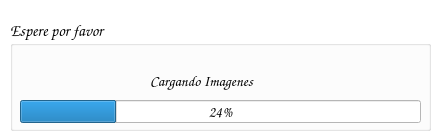
<?xml version="1.0" encoding="UTF-8"?>
<ui version="4.0">
 <class>loading</class>
 <widget class="QWidget" name="loading">
  <property name="geometry">
   <rect>
    <x>0</x>
    <y>0</y>
    <width>438</width>
    <height>140</height>
   </rect>
  </property>
  <property name="palette">
   <palette>
    <active>
     <colorrole role="Base">
      <brush brushstyle="SolidPattern">
       <color alpha="255">
        <red>255</red>
        <green>255</green>
        <blue>255</blue>
       </color>
      </brush>
     </colorrole>
     <colorrole role="Window">
      <brush brushstyle="SolidPattern">
       <color alpha="255">
        <red>255</red>
        <green>255</green>
        <blue>255</blue>
       </color>
      </brush>
     </colorrole>
    </active>
    <inactive>
     <colorrole role="Base">
      <brush brushstyle="SolidPattern">
       <color alpha="255">
        <red>255</red>
        <green>255</green>
        <blue>255</blue>
       </color>
      </brush>
     </colorrole>
     <colorrole role="Window">
      <brush brushstyle="SolidPattern">
       <color alpha="255">
        <red>255</red>
        <green>255</green>
        <blue>255</blue>
       </color>
      </brush>
     </colorrole>
    </inactive>
    <disabled>
     <colorrole role="Base">
      <brush brushstyle="SolidPattern">
       <color alpha="255">
        <red>255</red>
        <green>255</green>
        <blue>255</blue>
       </color>
      </brush>
     </colorrole>
     <colorrole role="Window">
      <brush brushstyle="SolidPattern">
       <color alpha="255">
        <red>255</red>
        <green>255</green>
        <blue>255</blue>
       </color>
      </brush>
     </colorrole>
    </disabled>
   </palette>
  </property>
  <property name="font">
   <font>
    <family>Comic Sans MS</family>
    <pointsize>11</pointsize>
   </font>
  </property>
  <property name="windowTitle">
   <string>Form</string>
  </property>
  <property name="autoFillBackground">
   <bool>false</bool>
  </property>
  <property name="styleSheet">
   <string notr="true"/>
  </property>
  <widget class="QGroupBox" name="groupBox">
   <property name="geometry">
    <rect>
     <x>10</x>
     <y>40</y>
     <width>421</width>
     <height>91</height>
    </rect>
   </property>
   <property name="title">
    <string/>
   </property>
   <widget class="QLabel" name="label">
    <property name="geometry">
     <rect>
      <x>140</x>
      <y>30</y>
      <width>141</width>
      <height>21</height>
     </rect>
    </property>
    <property name="font">
     <font>
      <family>Comic Sans MS</family>
      <pointsize>11</pointsize>
     </font>
    </property>
    <property name="text">
     <string>Cargando Imagenes</string>
    </property>
   </widget>
   <widget class="QProgressBar" name="progressBar">
    <property name="geometry">
     <rect>
      <x>10</x>
      <y>60</y>
      <width>401</width>
      <height>23</height>
     </rect>
    </property>
    <property name="value">
     <number>24</number>
    </property>
   </widget>
  </widget>
  <widget class="QLabel" name="label_2">
   <property name="geometry">
    <rect>
     <x>10</x>
     <y>20</y>
     <width>161</width>
     <height>21</height>
    </rect>
   </property>
   <property name="font">
    <font>
     <family>Comic Sans MS</family>
     <pointsize>12</pointsize>
    </font>
   </property>
   <property name="text">
    <string>Espere por favor</string>
   </property>
  </widget>
 </widget>
 <resources/>
 <connections/>
</ui>
